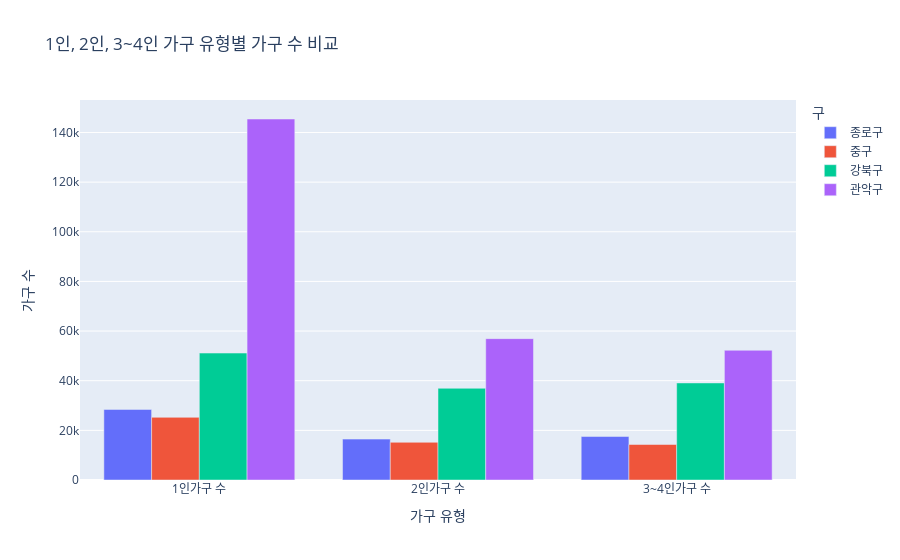

This figure's notebook cell:
### Code cell
fig.show()

### Figure 1 — Plotly figure (JSON) as saved in the notebook; plotly's stock layout.template omitted (floating-point values rounded to 4 significant figures)
{"data": [{"alignmentgroup": "True", "hovertemplate": "구=종로구<br>가구 유형=%{x}<br>가구 수=%{y}<extra></extra>", "legendgroup": "종로구", "marker": {"color": "#636efa", "pattern": {"shape": ""}}, "name": "종로구", "offsetgroup": "종로구", "orientation": "v", "showlegend": true, "textposition": "auto", "type": "bar", "x": ["1인가구 수", "2인가구 수", "3~4인가구 수"], "xaxis": "x", "y": [28424, 16471, 17513], "yaxis": "y"}, {"alignmentgroup": "True", "hovertemplate": "구=중구<br>가구 유형=%{x}<br>가구 수=%{y}<extra></extra>", "legendgroup": "중구", "marker": {"color": "#EF553B", "pattern": {"shape": ""}}, "name": "중구", "offsetgroup": "중구", "orientation": "v", "showlegend": true, "textposition": "auto", "type": "bar", "x": ["1인가구 수", "2인가구 수", "3~4인가구 수"], "xaxis": "x", "y": [25247, 15189, 14296], "yaxis": "y"}, {"alignmentgroup": "True", "hovertemplate": "구=강북구<br>가구 유형=%{x}<br>가구 수=%{y}<extra></extra>", "legendgroup": "강북구", "marker": {"color": "#00cc96", "pattern": {"shape": ""}}, "name": "강북구", "offsetgroup": "강북구", "orientation": "v", "showlegend": true, "textposition": "auto", "type": "bar", "x": ["1인가구 수", "2인가구 수", "3~4인가구 수"], "xaxis": "x", "y": [51134, 36946, 39096], "yaxis": "y"}, {"alignmentgroup": "True", "hovertemplate": "구=관악구<br>가구 유형=%{x}<br>가구 수=%{y}<extra></extra>", "legendgroup": "관악구", "marker": {"color": "#ab63fa", "pattern": {"shape": ""}}, "name": "관악구", "offsetgroup": "관악구", "orientation": "v", "showlegend": true, "textposition": "auto", "type": "bar", "x": ["1인가구 수", "2인가구 수", "3~4인가구 수"], "xaxis": "x", "y": [145433, 56949, 52258], "yaxis": "y"}], "layout": {"barmode": "group", "legend": {"title": {"text": "구"}, "tracegroupgap": 0}, "title": {"text": "1인, 2인, 3~4인 가구 유형별 가구 수 비교"}, "xaxis": {"anchor": "y", "domain": [0, 1], "title": {"text": "가구 유형"}}, "yaxis": {"anchor": "x", "domain": [0, 1], "title": {"text": "가구 수"}}}}
